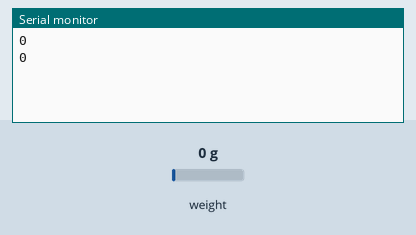
Simulated run of this sketch. Board: Arduino Uno, built with avr-gcc and run on an emulated ATmega328P. On the bench: the last lines printed to the serial monitor. Wiring (inferred from the names in the program): HX711 load-cell converter: data pin 2; SCK pin 3. Inputs (shaded band) come from the test bench; at power-on: weight on the scale 0 g.

Above: at 1.6 s.
1.7 s: weight on the scale set to 100 g
At 2.3 s:
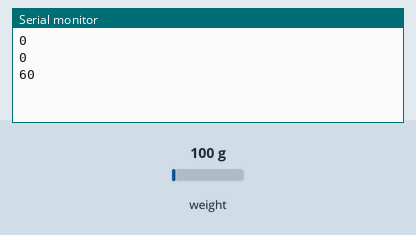
3.2 s: weight on the scale set to 1250 g
At 3.8 s:
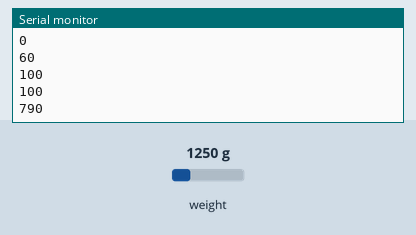
Timing chart, 0 to 6.2 s (numbered marks = the images above; inputs shaded):
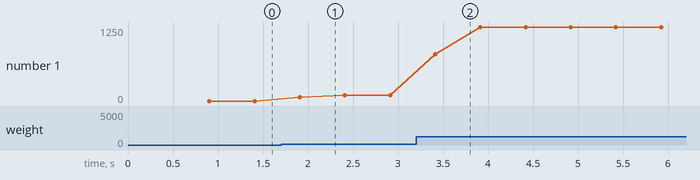

Measured:
- after the input at 1.7 s, the serial monitor: prints a new line after 0.21 s (image 1)
- after the input at 3.2 s, the serial monitor: prints a new line after 0.21 s (image 2)
- plotted number 1: 0 → 100 after the input at 1.7 s, 100 → 1250 after the input at 3.2 s

The sketch:

hx711_weighing.ino
```cpp
/*
 * Arduino project to read analog weight values from a connected HX711 chip.
 *
 * To find the calibration_ratio use hx711_test
 *
 * Datasheet of the HX711 chip:
 * https://cdn.sparkfun.com/datasheets/Sensors/ForceFlex/hx711_english.pdf
 */

double calibration_ratio = 13.21; // Adapt this value to fit your setup

const uint8_t pin_dout = 2; // Data Out Pin
const uint8_t pin_sck = 3; // Serial Clock Pin

const byte REPETITIONS = 5; // Number of measurements taken for median weight value
long offset;

void setup() {
  Serial.begin(9600);

  pinMode(pin_sck, OUTPUT);
	pinMode(pin_dout, INPUT);

  // Tare the scale
  offset = averageValue(REPETITIONS);
}

void loop() {
  Serial.println(getGram(),0);
  checkForTare();
}

void checkForTare() {
  char incomingByte = 0;

  if (Serial.available() > 0) {
    incomingByte = Serial.read();
  }

  if(incomingByte == 'T') {
    offset = averageValue(REPETITIONS);
  }
}

float getGram()
{
	long val = (averageValue(REPETITIONS) - offset);
	return (float) val / calibration_ratio;
}

long averageValue(byte times)
{
	long sum = 0;
	for (byte i = 0; i < times; i++)
	{
		sum += getValue();
	}

	return sum / times;
}

long getValue()
{
	byte data[3];

  // wait until there is data on DOUT
	while (digitalRead(pin_dout))
		;

  // read the 24 bits from DOUT
  // starting with the most significant bit
	for (int j = 2; j>=0; j--)
	{
		for (char i = 7; i>=0; i--)
		{
			digitalWrite(pin_sck, HIGH);
			bitWrite(data[j], i, digitalRead(pin_dout));
			digitalWrite(pin_sck, LOW);
		}
	}

  // set DOUT of the chip back to high
	digitalWrite(pin_sck, HIGH);
	digitalWrite(pin_sck, LOW);

  // the hx711 sends 0x80 for MIN value
  // in this case we set data to 0
	data[2] ^= 0x80;

	return ((uint32_t) data[2] << 16) | ((uint32_t) data[1] << 8)
			| (uint32_t) data[0];
}
```
